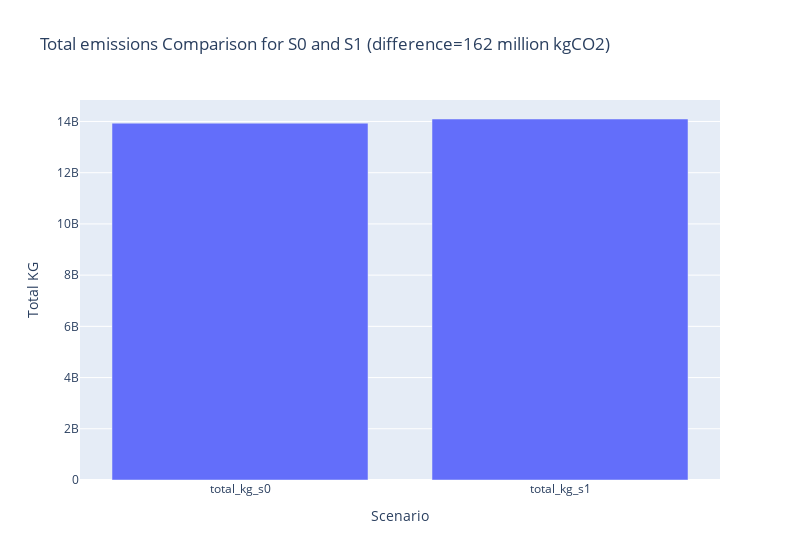

The notebook cell saved with this chart:
### Code cell
total_kg_s0_sum = df['total_kg_s0'].sum()
total_kg_s1_sum = df['total_kg_s1'].sum()

# Creating a summary DataFrame for the bar chart
summary_df = pd.DataFrame({
    'Scenario': ['total_kg_s0', 'total_kg_s1'],
    'Total KG': [total_kg_s0_sum, total_kg_s1_sum]
})

# Creating the bar chart with Plotly Express
fig = px.bar(summary_df, x='Scenario', y='Total KG', 
             title=f"Total emissions Comparison for S0 and S1 (difference={round((total_kg_s1_sum - total_kg_s0_sum)/1000000)} million kgCO2)",
             labels={'Total KG': 'Total KG', 'Scenario': 'Scenario'})
fig.update_layout(width=800)
fig.show()

### Figure 1 — Plotly figure (JSON) as saved in the notebook; plotly's stock layout.template omitted (floating-point values rounded to 4 significant figures)
{"data": [{"alignmentgroup": "True", "hovertemplate": "Scenario=%{x}<br>Total KG=%{y}<extra></extra>", "legendgroup": "", "marker": {"color": "#636efa", "pattern": {"shape": ""}}, "name": "", "offsetgroup": "", "orientation": "v", "showlegend": false, "textposition": "auto", "type": "bar", "x": ["total_kg_s0", "total_kg_s1"], "xaxis": "x", "y": [13934314164, 14096811403], "yaxis": "y"}], "layout": {"barmode": "relative", "legend": {"tracegroupgap": 0}, "title": {"text": "Total emissions Comparison for S0 and S1 (difference=162 million kgCO2)"}, "width": 800, "xaxis": {"anchor": "y", "domain": [0, 1], "title": {"text": "Scenario"}}, "yaxis": {"anchor": "x", "domain": [0, 1], "title": {"text": "Total KG"}}}}
